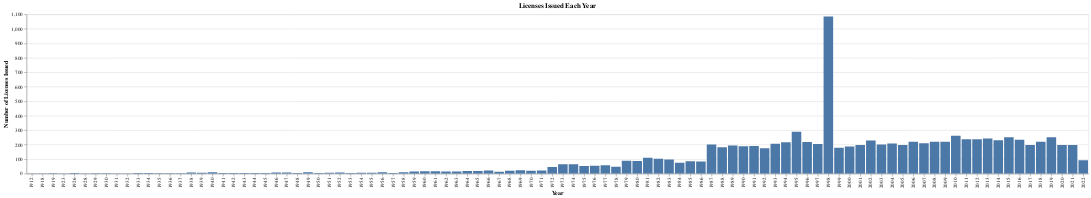

Notebook source saved alongside this figure:
### Code cell
# Create bar chart
year_chart = alt.Chart(licenses_per_year).mark_bar().encode(
    x=alt.X('Year:O', title='Year'),  # Use ordinal scale as we have discrete values
    y=alt.Y('Counts:Q', title='Number of Licenses Issued'),
    tooltip=['Year:O', 'Counts:Q']
).properties(
    title='Licenses Issued Each Year'
).interactive()

year_chart

### Figure 1 — Vega-Lite specification as saved in the notebook (floating-point values rounded to 4 significant figures)
{"config": {"view": {"continuousWidth": 300, "continuousHeight": 300}}, "data": {"name": "data-0e810edd7035607a5097dfd145cc7852"}, "mark": {"type": "bar"}, "encoding": {"tooltip": [{"field": "Year", "type": "ordinal"}, {"field": "Counts", "type": "quantitative"}], "x": {"field": "Year", "title": "Year", "type": "ordinal"}, "y": {"field": "Counts", "title": "Number of Licenses Issued", "type": "quantitative"}}, "params": [{"name": "param_32", "select": {"type": "interval", "encodings": ["x", "y"]}, "bind": "scales"}], "title": "Licenses Issued Each Year", "$schema": "https://vega.github.io/schema/vega-lite/v5.15.1.json", "datasets": {"data-0e810edd7035607a5097dfd145cc7852": [{"Year": 1912, "Counts": 1}, {"Year": 1918, "Counts": 1}, {"Year": 1919, "Counts": 2}, {"Year": 1923, "Counts": 1}, {"Year": 1926, "Counts": 5}, {"Year": 1928, "Counts": 1}, {"Year": 1929, "Counts": 2}, {"Year": 1930, "Counts": 3}, {"Year": 1931, "Counts": 1}, {"Year": 1932, "Counts": 1}, {"Year": 1933, "Counts": 4}, {"Year": 1934, "Counts": 4}, {"Year": 1935, "Counts": 3}, {"Year": 1936, "Counts": 2}, {"Year": 1937, "Counts": 2}, {"Year": 1938, "Counts": 7}, {"Year": 1939, "Counts": 6}, {"Year": 1940, "Counts": 9}, {"Year": 1941, "Counts": 4}, {"Year": 1942, "Counts": 4}, {"Year": 1943, "Counts": 5}, {"Year": 1944, "Counts": 4}, {"Year": 1945, "Counts": 4}, {"Year": 1946, "Counts": 8}, {"Year": 1947, "Counts": 8}, {"Year": 1948, "Counts": 5}, {"Year": 1949, "Counts": 9}, {"Year": 1950, "Counts": 4}, {"Year": 1951, "Counts": 6}, {"Year": 1952, "Counts": 7}, {"Year": 1953, "Counts": 5}, {"Year": 1954, "Counts": 6}, {"Year": 1955, "Counts": 6}, {"Year": 1956, "Counts": 10}, {"Year": 1957, "Counts": 4}, {"Year": 1958, "Counts": 9}, {"Year": 1959, "Counts": 15}, {"Year": 1960, "Counts": 16}, {"Year": 1961, "Counts": 16}, {"Year": 1962, "Counts": 14}, {"Year": 1963, "Counts": 15}, {"Year": 1964, "Counts": 19}, {"Year": 1965, "Counts": 19}, {"Year": 1966, "Counts": 21}, {"Year": 1967, "Counts": 13}, {"Year": 1968, "Counts": 20}, {"Year": 1969, "Counts": 23}, {"Year": 1970, "Counts": 20}, {"Year": 1971, "Counts": 22}, {"Year": 1972, "Counts": 46}, {"Year": 1973, "Counts": 65}, {"Year": 1974, "Counts": 65}, {"Year": 1975, "Counts": 52}, {"Year": 1976, "Counts": 54}, {"Year": 1977, "Counts": 58}, {"Year": 1978, "Counts": 48}, {"Year": 1979, "Counts": 89}, {"Year": 1980, "Counts": 87}, {"Year": 1981, "Counts": 110}, {"Year": 1982, "Counts": 103}, {"Year": 1983, "Counts": 98}, {"Year": 1984, "Counts": 76}, {"Year": 1985, "Counts": 86}, {"Year": 1986, "Counts": 84}, {"Year": 1987, "Counts": 202}, {"Year": 1988, "Counts": 183}, {"Year": 1989, "Counts": 194}, {"Year": 1990, "Counts": 189}, {"Year": 1991, "Counts": 191}, {"Year": 1992, "Counts": 176}, {"Year": 1993, "Counts": 206}, {"Year": 1994, "Counts": 217}, {"Year": 1995, "Counts": 290}, {"Year": 1996, "Counts": 219}, {"Year": 1997, "Counts": 205}, {"Year": 1998, "Counts": 1085}, {"Year": 1999, "Counts": 179}, {"Year": 2000, "Counts": 187}, {"Year": 2001, "Counts": 197}, {"Year": 2002, "Counts": 228}, {"Year": 2003, "Counts": 202}, {"Year": 2004, "Counts": 208}, {"Year": 2005, "Counts": 198}, {"Year": 2006, "Counts": 221}, {"Year": 2007, "Counts": 209}, {"Year": 2008, "Counts": 220}, {"Year": 2009, "Counts": 220}, {"Year": 2010, "Counts": 261}, {"Year": 2011, "Counts": 237}, {"Year": 2012, "Counts": 238}, {"Year": 2013, "Counts": 242}, {"Year": 2014, "Counts": 231}, {"Year": 2015, "Counts": 252}, {"Year": 2016, "Counts": 234}, {"Year": 2017, "Counts": 198}, {"Year": 2018, "Counts": 221}, {"Year": 2019, "Counts": 251}, {"Year": 2020, "Counts": 197}, {"Year": 2021, "Counts": 198}, {"Year": 2022, "Counts": 92}]}}
